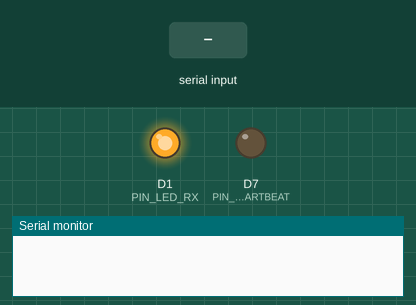
Recording of a sketch running on a simulated ESP8266 (NodeMCU). Shown: output pins drawn as LEDs (lit = HIGH), the last lines printed to the serial monitor. Inputs (shaded band) come from the test bench.

Above: at 0.6 s.
At 2.2 s:
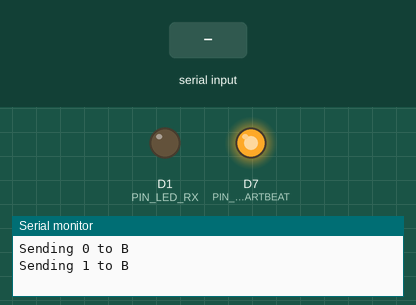
2.3 s: "1" received over the second serial link
At 3.67 s:
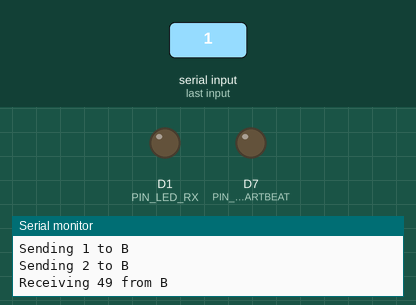
Timing chart, 0 to 11.8 s (numbered marks = the images above; inputs shaded):
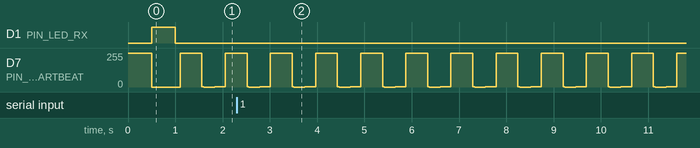

Measured:
- by itself, D7 (PIN_LED_HEARTBEAT): repeats every 0.96 s: 2/255 0.01 s, 1/255 0.02 s, 0/255 0.23 s, 1/255 0.02 s, 2/255 0.20 s, 252/255 0.01 s, 253/255 0.02 s, 254/255 0.20 s, 253/255 0.02 s, 252/255 0.20 s

The sketch:

softseriala.ino
```cpp
/*
  Software serial multple serial test A

 The circuit:
 * RX is digital pin 8 (connect to TX of other device)
 * TX is digital pin 9 (connect to RX of other device)

 Note:
 Not all pins on the Mega and Mega 2560 support change interrupts,
 so only the following can be used for RX:
 10, 11, 12, 13, 50, 51, 52, 53, 62, 63, 64, 65, 66, 67, 68, 69

 Not all pins on the Leonardo and Micro support change interrupts,
 so only the following can be used for RX:
 8, 9, 10, 11, 14 (MISO), 15 (SCK), 16 (MOSI).
 */

#include <SoftwareSerial.h>

#include "tick.h"

#define SERIAL_BAUD        115200
#define SERIAL_SOFT_BAUD     9600

#define MESSAGE_SIZE           93

//#define PIN_SOFT_SER_RX         8
//#define PIN_SOFT_SER_TX         9
#define PIN_SOFT_SER_RX         D5
#define PIN_SOFT_SER_TX         D6


//#define PIN_LED_HEARTBEAT       5
#define PIN_LED_HEARTBEAT       D7
//#define PIN_LED_RX              6
#define PIN_LED_RX              D1
//#define PIN_LED_TX              7

#define INTERVAL_HEARTBEAT_LED  0
#define INTERVAL_SOFT_SERIAL 1000

#define DELAY_LED_TEST        500

#define HEARTBEAT_STEPS     0.001

//#define WAIT_FOR_HARDWARE_SERIAL

SoftwareSerial softser(PIN_SOFT_SER_RX, PIN_SOFT_SER_TX);

Tick softtick(INTERVAL_SOFT_SERIAL);
Tick heartbeat(INTERVAL_HEARTBEAT_LED);

byte r, x = 0;

float heartbeatval, heartbeatat = 0;

char message[MESSAGE_SIZE];

unsigned long long tick;

void setup() {
#ifdef PIN_LED_HEARTBEAT
  pinMode(PIN_LED_HEARTBEAT, OUTPUT);
  digitalWrite(PIN_LED_HEARTBEAT, HIGH);
  delay(DELAY_LED_TEST);
  digitalWrite(PIN_LED_HEARTBEAT, LOW);
#endif
#ifdef PIN_LED_RX
  pinMode(PIN_LED_RX, OUTPUT);
  digitalWrite(PIN_LED_RX, HIGH);
  delay(DELAY_LED_TEST);
  digitalWrite(PIN_LED_RX, LOW);
#endif
#ifdef PIN_LED_TX
  pinMode(PIN_LED_TX, OUTPUT);
  digitalWrite(PIN_LED_TX, HIGH);
  delay(DELAY_LED_TEST);
  digitalWrite(PIN_LED_TX, LOW);
#endif

  Serial.begin(SERIAL_BAUD);
#ifdef WAIT_FOR_HARDWARE_SERIAL
  while(!Serial) {
    /* Waiting for serial to become available */
#if defined(PIN_LED_RX) && defined(PIN_LED_TX)
  x = x == 0 ? 1 : 0;
  digitalWrite(PIN_LED_RX, x == 1 ? HIGH : LOW);
  digitalWrite(PIN_LED_TX, x == 1 ? LOW : HIGH);
  delay(5);
#endif
  }
#if defined(PIN_LED_RX) && defined(PIN_LED_TX)
  x = 0;
  digitalWrite(PIN_LED_RX, LOW);
  digitalWrite(PIN_LED_TX, LOW);
#endif
#endif

  Serial.println("Software serial Testing - Agent A");
  softser.begin(SERIAL_SOFT_BAUD);
  snprintf(
    message,
    MESSAGE_SIZE,
    "Software serial started with RX pin as %u and TX pin as %u setting baud rate to %u.",
    PIN_SOFT_SER_RX,
    PIN_SOFT_SER_TX,
    SERIAL_SOFT_BAUD
    );
  Serial.println(message);
#if defined(PIN_LED_HEARTBEAT) && defined(PIN_LED_RX) && defined(PIN_LED_TX)
  snprintf(
    message,
    MESSAGE_SIZE,
    "Rx LED can be connected to pin %u, RX LED to %u and heartbeat LEDto pin %u.",
    PIN_LED_RX,
    PIN_LED_TX,
    PIN_LED_HEARTBEAT
    );
  Serial.println(message);
#endif
}

void loop() {
  tick = millis();

#if defined(PIN_LED_HEARTBEAT)
#if INTERVAL_HEARTBEAT_LED > 0
  if(heartbeat.is(tick)) {
#endif
    heartbeatval = sin(heartbeatat) * 127.5 + 127.5;
    analogWrite(PIN_LED_HEARTBEAT, (int)heartbeatval);
    heartbeatat = heartbeatat <  6.283 /* 2*PI */ ?
      heartbeatat + HEARTBEAT_STEPS : 0.0;
#if INTERVAL_HEARTBEAT_LED > 0
  }
#endif
#endif

  if(softtick.is(tick)) {
#ifdef PIN_LED_TX
    digitalWrite(PIN_LED_TX, HIGH);
#endif
    softser.write(x);
    snprintf(message, MESSAGE_SIZE, "Sending %u to B", x);
    Serial.println(message);
#ifdef PIN_LED_TX
    digitalWrite(PIN_LED_TX, LOW);
#endif
    while(softser.available()) {
#ifdef PIN_LED_RX
      digitalWrite(PIN_LED_RX, HIGH);
#endif
      r = softser.read();
      snprintf(message, MESSAGE_SIZE, "Receiving %u from B", r);
      Serial.println(message);
#ifdef PIN_LED_RX
      digitalWrite(PIN_LED_RX, LOW);
#endif
    }
    x = x < 255 ? x + 1 : 0;
  }
}
```

tick.h
```cpp
#ifndef FDS_MC_TICK_H_
#define FDS_MC_TICK_H_

class Tick {
public:
  Tick(unsigned long interval) :
    interval_(interval),
    next_tick_(0) {
  }
  bool is(unsigned long tick) {
    if(tick >= next_tick_) {
      next_tick_ = tick + interval_;
      return true;
    } else {
      return false;
    }
  }
private:
  unsigned long interval_;
  unsigned long next_tick_;
};

#endif /* FDS_MC_TICK_H_ */
```
